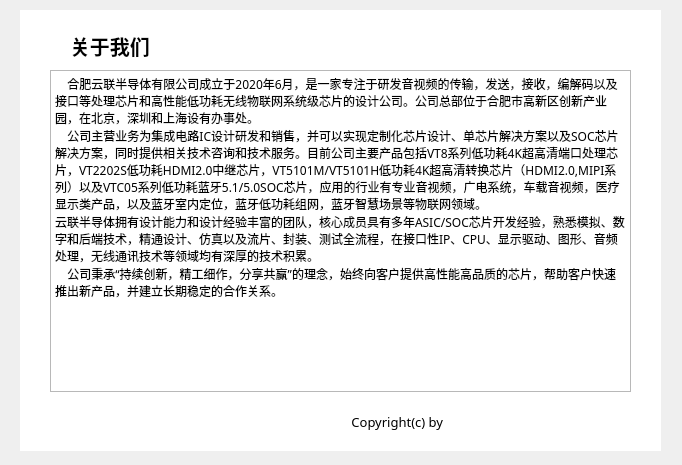
<?xml version="1.0" encoding="UTF-8"?>
<ui version="4.0">
 <class>About</class>
 <widget class="QDialog" name="About">
  <property name="windowModality">
   <enum>Qt::ApplicationModal</enum>
  </property>
  <property name="geometry">
   <rect>
    <x>0</x>
    <y>0</y>
    <width>682</width>
    <height>465</height>
   </rect>
  </property>
  <property name="minimumSize">
   <size>
    <width>682</width>
    <height>465</height>
   </size>
  </property>
  <property name="maximumSize">
   <size>
    <width>682</width>
    <height>465</height>
   </size>
  </property>
  <property name="mouseTracking">
   <bool>true</bool>
  </property>
  <property name="windowTitle">
   <string>About</string>
  </property>
  <property name="windowIcon">
   <iconset resource="../req/req.qrc">
    <normaloff>:/req/Create a new project/Yun.png</normaloff>:/req/Create a new project/Yun.png</iconset>
  </property>
  <widget class="QLabel" name="copyright">
   <property name="geometry">
    <rect>
     <x>302</x>
     <y>390</y>
     <width>141</width>
     <height>63</height>
    </rect>
   </property>
   <property name="font">
    <font>
     <family>微软雅黑</family>
     <pointsize>10</pointsize>
    </font>
   </property>
   <property name="layoutDirection">
    <enum>Qt::RightToLeft</enum>
   </property>
   <property name="text">
    <string>Copyright(c) by</string>
   </property>
   <property name="alignment">
    <set>Qt::AlignRight|Qt::AlignTrailing|Qt::AlignVCenter</set>
   </property>
  </widget>
  <widget class="QPushButton" name="logogo">
   <property name="geometry">
    <rect>
     <x>450</x>
     <y>388</y>
     <width>172</width>
     <height>66</height>
    </rect>
   </property>
   <property name="text">
    <string/>
   </property>
   <property name="flat">
    <bool>true</bool>
   </property>
  </widget>
  <widget class="QLabel" name="label_3">
   <property name="geometry">
    <rect>
     <x>20</x>
     <y>10</y>
     <width>641</width>
     <height>441</height>
    </rect>
   </property>
   <property name="styleSheet">
    <string notr="true">background-color: rgb(255, 255, 255);</string>
   </property>
   <property name="text">
    <string/>
   </property>
   <property name="alignment">
    <set>Qt::AlignCenter</set>
   </property>
  </widget>
  <widget class="QLabel" name="aboutus">
   <property name="geometry">
    <rect>
     <x>70</x>
     <y>20</y>
     <width>151</width>
     <height>51</height>
    </rect>
   </property>
   <property name="font">
    <font>
     <family>微软雅黑</family>
     <pointsize>15</pointsize>
     <weight>75</weight>
     <bold>true</bold>
    </font>
   </property>
   <property name="text">
    <string>关于我们</string>
   </property>
  </widget>
  <widget class="QTextBrowser" name="text">
   <property name="geometry">
    <rect>
     <x>50</x>
     <y>70</y>
     <width>581</width>
     <height>322</height>
    </rect>
   </property>
   <property name="font">
    <font>
     <family>微软雅黑</family>
     <pointsize>9</pointsize>
    </font>
   </property>
   <property name="html">
    <string>&lt;!DOCTYPE HTML PUBLIC &quot;-//W3C//DTD HTML 4.0//EN&quot; &quot;http://www.w3.org/TR/REC-html40/strict.dtd&quot;&gt;
&lt;html&gt;&lt;head&gt;&lt;meta name=&quot;qrichtext&quot; content=&quot;1&quot; /&gt;&lt;style type=&quot;text/css&quot;&gt;
p, li { white-space: pre-wrap; }
&lt;/style&gt;&lt;/head&gt;&lt;body style=&quot; font-family:'微软雅黑'; font-size:9pt; font-weight:400; font-style:normal;&quot;&gt;
&lt;p style=&quot; margin-top:0px; margin-bottom:0px; margin-left:0px; margin-right:0px; -qt-block-indent:0; text-indent:0px;&quot;&gt;&lt;span style=&quot; font-family:'SimSun';&quot;&gt;    合肥云联半导体有限公司成立于2020年6月，是一家专注于研发音视频的传输，发送，接收，编解码以及接口等处理芯片和高性能低功耗无线物联网系统级芯片的设计公司。公司总部位于合肥市高新区创新产业园，在北京，深圳和上海设有办事处。&lt;/span&gt;&lt;/p&gt;
&lt;p style=&quot; margin-top:0px; margin-bottom:0px; margin-left:0px; margin-right:0px; -qt-block-indent:0; text-indent:0px;&quot;&gt;&lt;span style=&quot; font-family:'SimSun';&quot;&gt;    公司主营业务为集成电路IC设计研发和销售，并可以实现定制化芯片设计、单芯片解决方案以及SOC芯片解决方案，同时提供相关技术咨询和技术服务。目前公司主要产品包括VT8系列低功耗4K超高清端口处理芯片，VT2202S低功耗HDMI2.0中继芯片，VT5101M/VT5101H低功耗4K超高清转换芯片（HDMI2.0,MIPI系列）以及VTC05系列低功耗蓝牙5.1/5.0SOC芯片，应用的行业有专业音视频，广电系统，车载音视频，医疗显示类产品，以及蓝牙室内定位，蓝牙低功耗组网，蓝牙智慧场景等物联网领域。&lt;/span&gt;&lt;/p&gt;
&lt;p style=&quot; margin-top:0px; margin-bottom:0px; margin-left:0px; margin-right:0px; -qt-block-indent:0; text-indent:0px;&quot;&gt;&lt;span style=&quot; font-family:'SimSun';&quot;&gt;云联半导体拥有设计能力和设计经验丰富的团队，核心成员具有多年ASIC/SOC芯片开发经验，熟悉模拟、数字和后端技术，精通设计、仿真以及流片、封装、测试全流程，在接口性IP、CPU、显示驱动、图形、音频处理，无线通讯技术等领域均有深厚的技术积累。&lt;/span&gt;&lt;/p&gt;
&lt;p style=&quot; margin-top:0px; margin-bottom:0px; margin-left:0px; margin-right:0px; -qt-block-indent:0; text-indent:0px;&quot;&gt;&lt;span style=&quot; font-family:'SimSun';&quot;&gt;    公司秉承“持续创新，精工细作，分享共赢”的理念，始终向客户提供高性能高品质的芯片，帮助客户快速推出新产品，并建立长期稳定的合作关系。&lt;/span&gt;&lt;/p&gt;
&lt;p style=&quot;-qt-paragraph-type:empty; margin-top:0px; margin-bottom:0px; margin-left:0px; margin-right:0px; -qt-block-indent:0; text-indent:0px; font-family:'SimSun';&quot;&gt;&lt;br /&gt;&lt;/p&gt;&lt;/body&gt;&lt;/html&gt;</string>
   </property>
  </widget>
  <zorder>label_3</zorder>
  <zorder>logogo</zorder>
  <zorder>copyright</zorder>
  <zorder>aboutus</zorder>
  <zorder>text</zorder>
 </widget>
 <resources>
  <include location="../req/req.qrc"/>
 </resources>
 <connections>
  <connection>
   <sender>logogo</sender>
   <signal>clicked()</signal>
   <receiver>About</receiver>
   <slot>openweb()</slot>
   <hints>
    <hint type="sourcelabel">
     <x>193</x>
     <y>293</y>
    </hint>
    <hint type="destinationlabel">
     <x>124</x>
     <y>399</y>
    </hint>
   </hints>
  </connection>
 </connections>
 <slots>
  <slot>openweb()</slot>
 </slots>
</ui>
